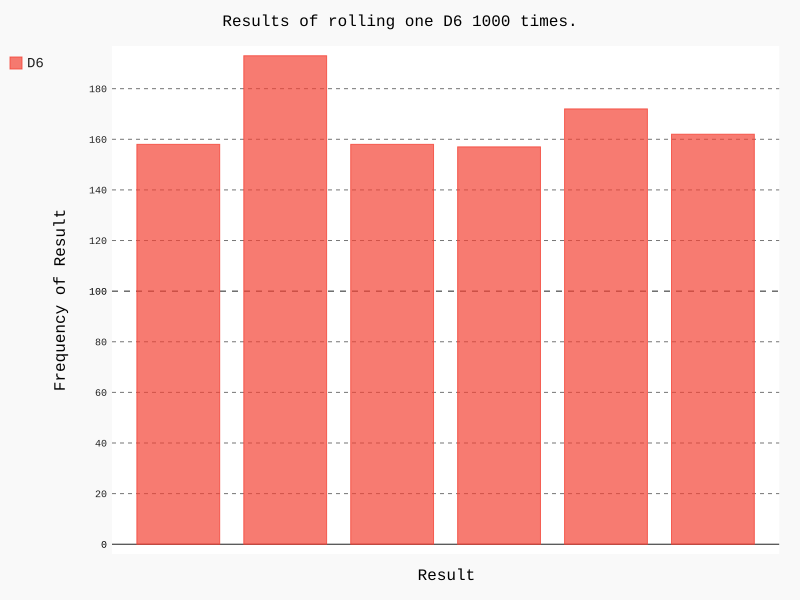

Recreate this plot in Python.
import pygal
from die import Die

die = Die()
results = []

for roll_num in range(1000):
    result = die.roll()
    results.append(result)

frequencies = []

for value in range(1, die.num_sides+1):
    frequency = results.count(value)
    frequencies.append(frequency)

# Visualize the results
hist = pygal.Bar()

hist.title = "Results of rolling one D6 1000 times."
hist.x_lables = ['1', '2', '3', '4', '5', '6']
hist.x_title = "Result"
hist.y_title = "Frequency of Result"

hist.add('D6', frequencies)
hist.render_to_file('die_visual.svg')
